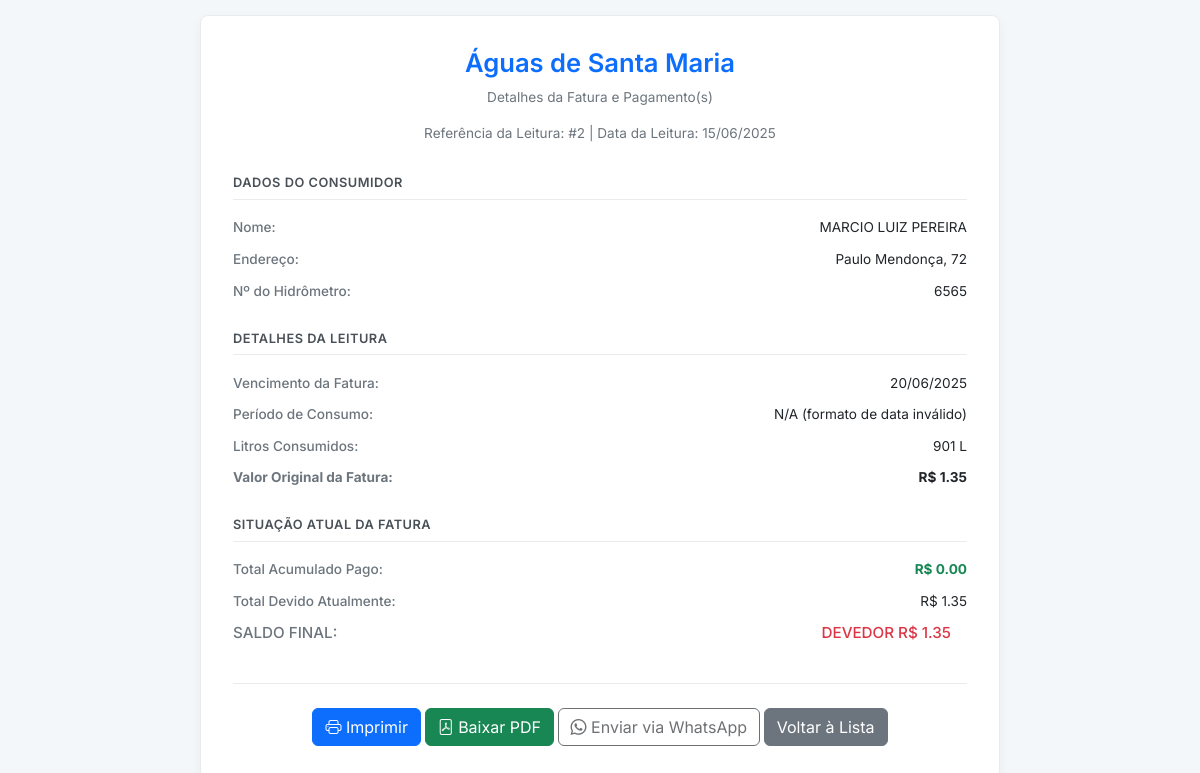
/detalhes-pagamento?leitura_id=2 (signed in), run on the app's committed database.
### tables this page shows
CREATE TABLE leituras (
    id INTEGER PRIMARY KEY AUTOINCREMENT,
    consumidor_id INTEGER NOT NULL,
    leitura_anterior REAL NOT NULL,
    leitura_atual REAL NOT NULL,
    data_leitura_anterior DATE,
    data_leitura_atual DATE NOT NULL,
    qtd_dias_utilizados INTEGER,
    litros_consumidos REAL,
    media_por_dia REAL,
    valor_original REAL NOT NULL,
    taxa_minima_aplicada TEXT, -- Sim ou NÃ£o
    valor_taxa_minima REAL,
    vencimento DATE NOT NULL,
    foto_hidrometro TEXT, -- Caminho/nome do arquivo da foto
    FOREIGN KEY (consumidor_id) REFERENCES consumidores (id)
);

CREATE TABLE consumidores (
    id INTEGER PRIMARY KEY AUTOINCREMENT,
    nome TEXT NOT NULL,
    cpf TEXT UNIQUE NOT NULL,
    rg TEXT,
    endereco TEXT NOT NULL,
    telefone TEXT,
    hidrometro_num TEXT UNIQUE
);

### app.py (the view)
@app.route('/detalhes-pagamento')
@login_required
def detalhes_pagamento():
    leitura_id = request.args.get('leitura_id')
    if not leitura_id:
        flash('Nenhum pagamento selecionado', 'error')
        return redirect(url_for('listar_pagamentos'))
    db = get_db()
    leitura_data = db.execute('''
        SELECT
            l.*,
            c.nome AS consumidor_nome,
            c.endereco AS consumidor_endereco,
            c.hidrometro_num AS hidrometro
        FROM leituras l
        JOIN consumidores c ON l.consumidor_id = c.id
        WHERE l.id = ?
    ''', (leitura_id,)).fetchone()
    if not leitura_data:
        flash('Leitura não encontrada', 'error')
        return redirect(url_for('listar_pagamentos'))
    pagamentos_feitos = db.execute('''
        SELECT
            p.*
        FROM pagamentos p
        WHERE p.leitura_id = ?
        ORDER BY p.data_pagamento ASC
    ''', (leitura_id,)).fetchall()
    valor_original_da_fatura = float(leitura_data['valor_original'])
    total_pago_acumulado_db = db.execute("SELECT COALESCE(SUM(valor_pago), 0) FROM pagamentos WHERE leitura_id = ?", (leitura_id,)).fetchone()[0]
    total_multa_acumulada_db = db.execute("SELECT COALESCE(SUM(valor_multa), 0) FROM pagamentos WHERE leitura_id = ?", (leitura_id,)).fetchone()[0]
    total_juros_acumulados_db = db.execute("SELECT COALESCE(SUM(valor_juros), 0) FROM pagamentos WHERE leitura_id = ?", (leitura_id,)).fetchone()[0]
    valor_base_para_penalidades = max(
        valor_original_da_fatura + total_multa_acumulada_db + total_juros_acumulados_db - total_pago_acumulado_db,
        0
    )
    config = get_current_config()
    hoje = date.today().strftime('%Y-%m-%d')
    multa_calc, juros_calc, dias_atraso = calcular_penalidades(
        valor_original_da_fatura,
        valor_base_para_penalidades,
        leitura_data['vencimento'],
        hoje,
        config['multa_percentual'],
        config['juros_diario_percentual']
    )
    valor_total_devido_hoje = round(valor_base_para_penalidades + multa_calc + juros_calc, 2)
    total_historico_da_divida = round(valor_original_da_fatura + total_multa_acumulada_db + total_juros_acumulados_db, 2)
    EPSILON = 0.01
    situacao_da_fatura_texto = "Fatura Aberta"
    saldo_devedor_final_display = 0.0
    saldo_credor_final_display = 0.0
    if abs(total_pago_acumulado_db - total_historico_da_divida) < EPSILON:
        situacao_da_fatura_texto = "Fatura Quitada."
    elif total_pago_acumulado_db < total_historico_da_divida:
        situacao_da_fatura_texto = "SALDO DEVEDOR"
        saldo_devedor_final_display = round(total_historico_da_divida - total_pago_acumulado_db, 2)
    else: # total_pago_acumulado_db > total_historico_da_divida
        situacao_da_fatura_texto = "SALDO CREDOR"
        saldo_credor_final_display = round(total_pago_acumulado_db - total_historico_da_divida, 2)
    litros_consumidos = 0
    periodo_consumo = None
    try:
        leitura_anterior = float(leitura_data['leitura_anterior']) if leitura_data['leitura_anterior'] else 0
        leitura_atual = float(leitura_data['leitura_atual']) if leitura_data['leitura_atual'] else 0
        litros_consumidos = abs(leitura_atual - leitura_anterior)
        data_leitura_atual_formatada = ""
        if leitura_data['data_leitura_atual']:
            try:
                data_leitura_atual_formatada = datetime.strptime(leitura_data['data_leitura_atual'], '%Y-%m-%d').strftime('%d/%m/%Y')
            except ValueError:
                data_leitura_atual_formatada = "Data inválida"
        vencimento_formatado = ""
        if leitura_data['vencimento']:
            try:
                vencimento_formatado = datetime.strptime(leitura_data['vencimento'], '%Y-%m-%d').strftime('%d/%m/%Y')
            except ValueError:
                vencimento_formatado = "Data inválida"
        if leitura_data['data_leitura_anterior'] and leitura_data['data_leitura_atual']:
            try:
                inicio = datetime.strptime(leitura_data['data_leitura_anterior'], '%Y-%m-%d').strftime('%d/%m/%Y')
                fim = datetime.strptime(leitura_data['data_leitura_atual'], '%Y-%m-%d').strftime('%d/%m/%Y')
                periodo_consumo = f"{inicio} a {fim}"
            except ValueError:
                periodo_consumo = "N/A (formato de data inválido)"
    except Exception as e:
        app.logger.warning(f"Erro ao calcular dados adicionais para detalhes de pagamento (período consumo): {str(e)}")
        periodo_consumo = "N/A (erro de cálculo)"
    return render_template(
        'detalhes_pagamento.html',
        leitura=leitura_data,
        pagamentos_feitos=pagamentos_feitos,
        litros_consumidos=litros_consumidos,
        dias_atraso=dias_atraso,
        multa_atual=round(multa_calc, 2), # Multa calculada HOJE
        juros_atual=round(juros_calc, 2), # Juros calculados HOJE
        valor_total_devido=valor_total_devido_hoje, # O que é devido HOJE
        total_pago_acumulado=round(total_pago_acumulado_db, 2),
        situacao_da_fatura_texto=situacao_da_fatura_texto,
        saldo_devedor_final_display=saldo_devedor_final_display,
        saldo_credor_final_display=saldo_credor_final_display,
        periodo_consumo=periodo_consumo,
        data_leitura_atual_formatada=data_leitura_atual_formatada,
        vencimento_formatado=vencimento_formatado,
        pagamento=leitura_data
    )

### app.py (called while the page is built, shortened)
def get_db():
    if 'db' not in g:
        g.db = sqlite3.connect(DATABASE)
        g.db.row_factory = sqlite3.Row
    return g.db

def login_required(f):
    @wraps(f)
    def decorated_function(*args, **kwargs):
        if 'usuario' not in session:
            flash('Você precisa estar logado para acessar esta página.', 'warning')
            return redirect(url_for('login'))
        return f(*args, **kwargs)
    return decorated_function

def get_current_config():
    db = get_db()
    config = db.execute('''
        SELECT COALESCE(multa_percentual, 2.0) AS multa_percentual,
               COALESCE(juros_diario_percentual, 0.033) AS juros_diario_percentual,
               COALESCE(valor_litro, 0.0) AS valor_litro,
               COALESCE(taxa_minima_consumo, 0.0) AS taxa_minima_consumo,
               COALESCE(dias_uteis_para_vencimento, 5) AS dias_uteis_para_vencimento,
               COALESCE(hidr_geral_anterior, 0) AS hidr_geral_anterior,
               COALESCE(hidr_geral_atual, 0) AS hidr_geral_atual,
               COALESCE(data_ultima_config, DATE('now')) AS data_ultima_config, -- Usar data atual se não houver
               COALESCE(consumo_geral, 0) AS consumo_geral
        FROM configuracoes
        ORDER BY id DESC
        LIMIT 1
    ''').fetchone()
    if config:
        return dict(config)

def calcular_penalidades(valor_original_fatura, valor_base_para_juros, vencimento_str, data_referencia_str, config_multa_percentual, config_juros_diario_percentual):
    multa = 0.0
    juros = 0.0
    dias_atraso = 0
    try:
        vencimento = datetime.strptime(vencimento_str, '%Y-%m-%d').date()
        data_referencia_dt = datetime.strptime(data_referencia_str, '%Y-%m-%d').date()
        dias_atraso = max((data_referencia_dt - vencimento).days, 0)
    except (ValueError, TypeError) as e:
        app.logger.warning(f"Erro ao parsear datas para cálculo de penalidades: {e}")
        dias_atraso = 0
    if dias_atraso > 0:
        multa = round(valor_original_fatura * (config_multa_percentual / 100), 2)
        juros = round(valor_base_para_juros * (config_juros_diario_percentual / 100) * dias_atraso, 2)
    return multa, juros, dias_atraso

### templates/detalhes_pagamento.html (shortened to what this page needs)
<!DOCTYPE html>
<html lang="pt-BR">
  <head>
    <link
      href="https://cdn.jsdelivr.net/npm/bootstrap@5.3.3/dist/css/bootstrap.min.css"
      rel="stylesheet"
    />
    <link
      href="https://cdn.jsdelivr.net/npm/bootstrap-icons@1.11.3/font/bootstrap-icons.min.css"
      rel="stylesheet"
    />
  </head>
  <body>
    <div class="fatura-container">
      <div class="fatura-header">
        <h1>Águas de Santa Maria</h1>
        <p>Detalhes da Fatura e Pagamento(s)</p>
        <p>
          Referência da Leitura: #{{ leitura.id }} | Data da Leitura: {{
          data_leitura_atual_formatada }}
        </p>
      </div>
      <div class="section">
        <h2>Dados do Consumidor</h2>
        <div class="info-line">
          <span>Nome:</span> <span>{{ leitura.consumidor_nome }}</span>
        </div>
        <div class="info-line">
          <span>Endereço:</span>
          <span>{{ leitura.consumidor_endereco or "Não informado" }}</span>
        </div>
        <div class="info-line">
          <span>Nº do Hidrômetro:</span>
          <span>{{ leitura.hidrometro or "Não cadastrado" }}</span>
        </div>
      </div>
      <div class="section">
        <h2>Detalhes da Leitura</h2>
        <div class="info-line">
          <span>Vencimento da Fatura:</span>
          <span>{{ vencimento_formatado or "Não informado" }}</span>
        </div>
        <div class="info-line">
          <span>Período de Consumo:</span>
          <span
            >{% if periodo_consumo %} {{ periodo_consumo }} {% else %} Não
            disponível {% endif %}</span
          >
        </div>
        <div class="info-line">
          <span>Litros Consumidos:</span>
          <span>{{ "{:,.0f}".format(litros_consumidos) }} L</span>
        </div>
        <div class="info-line">
          <span class="fw-bold">Valor Original da Fatura:</span>
          <span class="fw-bold"
            >R$ {{ "%.2f"|format(leitura.valor_original) }}</span
          >
        </div>
      </div>
      <div class="section">
        <h2>Situação Atual da Fatura</h2>
        <div class="info-line">
          <span>Total Acumulado Pago:</span>
          <span class="fw-bold text-success"
            >R$ {{ "%.2f"|format(total_pago_acumulado) }}</span
          >
        </div>
        <div class="info-line">
          <span>Total Devido Atualmente:</span>
          <span>R$ {{ "%.2f"|format(valor_total_devido) }}</span>
        </div>
        <div class="info-line total">
          <span>SALDO FINAL:</span>
          <span>
            {% if situacao_da_fatura_texto == 'Fatura Quitada.' %} FATURA
            QUITADA {% elif situacao_da_fatura_texto == 'SALDO DEVEDOR' %}
            <span class="text-danger"
              >DEVEDOR R$ {{ "%.2f"|format(saldo_devedor_final_display) }}</span
            >
            {% elif situacao_da_fatura_texto == 'SALDO CREDOR' %}
            <span class="text-success"
              >CREDOR R$ {{ "%.2f"|format(saldo_credor_final_display) }}</span
            >
            {% else %} {{ situacao_da_fatura_texto }} {% endif %}
          </span>
        </div>
      </div>
      <div class="buttons no-print">
        <button onclick="window.print()" class="btn btn-primary">
          <i class="bi bi-printer"></i> Imprimir
        </button>
        <a
          href="{{ url_for('download_comprovante_pdf', leitura_id=leitura.id) }}"
          class="btn btn-success"
          target="_blank"
          ><i class="bi bi-file-pdf"></i> Baixar PDF</a
        >
        <a
          href="https://wa.me/{{ whatsapp_phone_number }}?text={{ whatsapp_message }}"
          target="_blank"
          class="btn btn-whatsapp {% if not whatsapp_phone_number %}disabled{% endif %}"
        >
          <i class="bi bi-whatsapp"></i> Enviar via WhatsApp
        </a>
        <a href="{{ url_for('listar_pagamentos') }}" class="btn btn-secondary"
          >Voltar à Lista</a
        >
      </div>
    </div>
  </body>
</html>

### data on the page
leituras: id "2", valor_original "1.35"
consumidores: consumidor_nome "MARCIO LUIZ PEREIRA", endereco "Paulo Mendonça, 72", hidrometro_num "6565"

### other printed values
{{ data_leitura_atual_formatada }} "15/06/2025"
{{ vencimento_formatado or "Não informado" }} "20/06/2025"
{{ periodo_consumo }} "N/A (formato de data inválido)"
{{ "{:,.0f}".format(litros_consumidos) }} "901"
{{ "%.2f"|format(total_pago_acumulado) }} "0.00"
{{ "%.2f"|format(valor_total_devido) }} "1.35"
{{ "%.2f"|format(saldo_devedor_final_display) }} "1.35"
